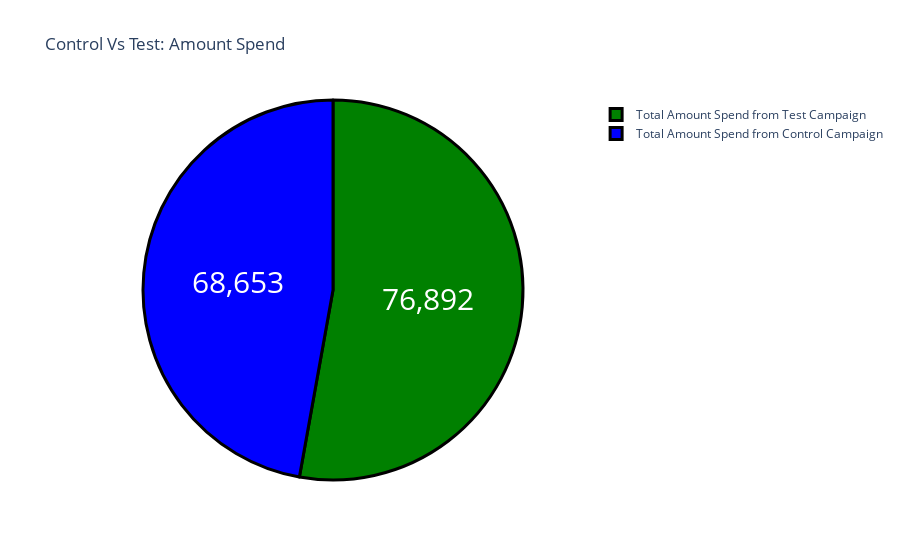

The code cell stored with this chart in its notebook:
### Code cell
label = ["Total Amount Spend from Control Campaign", 
         "Total Amount Spend from Test Campaign"]
counts = [sum(control_data["Amount Spend"]), 
          sum(test_data["Amount Spend"])]
colors = ['blue','green']
fig = go.Figure(data=[go.Pie(labels=label, values=counts)])
fig.update_layout(title_text='Control Vs Test: Amount Spend')
fig.update_traces(hoverinfo='label+percent', textinfo='value', 
                  textfont_size=30,
                  marker=dict(colors=colors, 
                              line=dict(color='black', width=3)))
fig.show()

### Figure 1 — Plotly figure (JSON) as saved in the notebook; plotly's stock layout.template omitted (floating-point values rounded to 4 significant figures)
{"data": [{"hoverinfo": "label+percent", "labels": ["Total Amount Spend from Control Campaign", "Total Amount Spend from Test Campaign"], "marker": {"colors": ["blue", "green"], "line": {"color": "black", "width": 3}}, "textfont": {"size": 30}, "textinfo": "value", "type": "pie", "values": [68653, 76892]}], "layout": {"title": {"text": "Control Vs Test: Amount Spend"}}}
